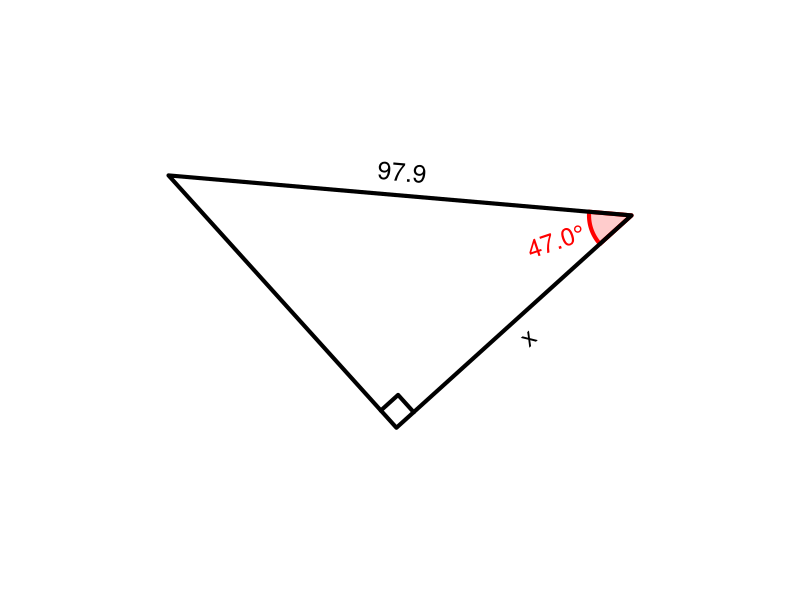

This chart was generated by the following R code:
## ---- chunk 1
qt = 4 #sample(1:12,1)
cex = 1.5
lwd = 4
# al,ol,hl,th
while(T){
    deg = runif(1,15,79)
    th = deg/180*pi
    hl = runif(1,10,100)
    ol = hl*sin(th)
    al = hl*cos(th)
    if(ol>11 && al>11 && hl<99){break}
}
if(qt==1){ #ol=hl*sin(th)
    hyp = signif(hl,3)
    ang = signif(deg,3)
    labs = c("","x",sprintf("%.1f",hyp),sprintf("%.1f°",ang)) #a,o,h,t
    ans = signif(hyp*sin(ang/180*pi),3)
    ansstr = sprintf("%.1f",ans)
    atag = paste0("$$\\sin(",ang,")=\\frac{x}{",hyp,"}$$\n$$x=",hyp,"\\cdot\\sin(",ang,")$$\n\n $$x=",ans,"$$")
}
if(qt==2){ #hl=ol/sin(th)
    opp = signif(ol,3)
    ang = signif(deg,3)
    labs = c("",sprintf("%.1f",opp),"x",sprintf("%.1f°",ang)) #a,o,h,t
    ans = signif(opp/sin(ang/180*pi),3)
    ansstr = sprintf("%.1f",ans)
    atag = paste0("$$\\sin(",ang,")=\\frac{",opp,"}{x}$$\n$$x=\\frac{",opp,"}{\\sin(",ang,")}$$\n\n $$x=",ans,"$$")
}
if(qt==3){ #th=asin(ol/hl)
    opp = signif(ol,3)
    hyp = signif(hl,3)
    labs = c("",sprintf("%.1f",opp),sprintf("%.1f",hyp),"x°") #a,o,h,t
    ans = signif(asin(opp/hyp)/pi*180,3)
    ansstr = sprintf("%.1f",ans)
    atag = paste0("$$\\sin(x)=\\frac{",opp,"}{",hyp,"}$$\n$$x=\\arcsin\\left(\\frac{",opp,"}{",hyp,"}\\right)$$\n\n $$x=",ans,"$$")
}
if(qt==4){ #al=hl*cos(th)
    hyp = signif(hl,3)
    ang = signif(deg,3)
    labs = c("x","",sprintf("%.1f",hyp),sprintf("%.1f°",ang)) #a,o,h,t
    ans = signif(hyp*cos(ang/180*pi),3)
    ansstr = sprintf("%.1f",ans)
    atag = paste0("$$\\cos(",ang,")=\\frac{x}{",hyp,"}$$\n$$x=",hyp,"\\cdot\\cos(",ang,")$$\n\n $$x=",ans,"$$")
}
if(qt==5){ #hl=al/cos(th)
    adj = signif(al,3)
    ang = signif(deg,3)
    labs = c(sprintf("%.1f",adj),"","x",sprintf("%.1f°",ang)) #a,o,h,t
    ans = signif(adj/cos(ang/180*pi),3)
    ansstr = sprintf("%.1f",ans)
    atag = paste0("$$\\cos(",ang,")=\\frac{",adj,"}{x}$$\n$$x=\\frac{",adj,"}{\\cos(",ang,")}$$\n\n $$x=",ans,"$$")
}
if(qt==6){ #th=acos(al/hl)
    adj = signif(al,3)
    hyp = signif(hl,3)
    labs = c(sprintf("%.1f",adj),"",sprintf("%.1f",hyp),"x°") #a,o,h,t
    ans = signif(acos(adj/hyp)/pi*180,3)
    ansstr = sprintf("%.1f",ans)
    atag = paste0("$$\\cos(x)=\\frac{",adj,"}{",hyp,"}$$\n$$x=\\arccos\\left(\\frac{",adj,"}{",hyp,"}\\right)$$\n\n $$x=",ans,"$$")
}
if(qt==7){ #ol=al*tan(th)
    adj = signif(al,3)
    ang = signif(deg,3)
    labs = c(sprintf("%.1f",adj),"x","",sprintf("%.1f°",ang)) #a,o,h,t
    ans = signif(adj*tan(ang/180*pi),3)
    ansstr = sprintf("%.1f",ans)
    atag = paste0("$$\\tan(",ang,")=\\frac{x}{",adj,"}$$\n$$x=",adj,"\\cdot\\tan(",ang,")$$\n\n $$x=",ans,"$$")
}
if(qt==8){ #al=ol/tan(th)
    opp = signif(ol,3)
    ang = signif(deg,3)
    labs = c("x",sprintf("%.1f",opp),"",sprintf("%.1f°",ang)) #a,o,h,t
    ans = signif(opp/tan(ang/180*pi),3)
    ansstr = sprintf("%.1f",ans)
    atag = paste0("$$\\tan(",ang,")=\\frac{",opp,"}{x}$$\n$$x=\\frac{",opp,"}{\\tan(",ang,")}$$\n\n $$x=",ans,"$$")
}
if(qt==9){ #th=atan(ol/al)
    opp = signif(ol,3)
    adj = signif(al,3)
    labs = c(sprintf("%.1f",adj),sprintf("%.1f",opp),"","x°") #a,o,h,t
    ans = signif(atan(opp/adj)/pi*180,3)
    ansstr = sprintf("%.1f",ans)
    atag = paste0("$$\\tan(x)=\\frac{",opp,"}{",adj,"}$$\n$$x=\\arctan\\left(\\frac{",opp,"}{",adj,"}\\right)$$\n\n $$x=",ans,"$$")
}
if(qt==10){
    opp = signif(ol,3)
    adj = signif(al,3)
    labs = c(sprintf("%.1f",adj),sprintf("%.1f",opp),"x","") #a,o,h,t
    ansstr = sprintf("%.1f",signif(sqrt(opp^2+adj^2),3))
    ans = signif(sqrt(opp^2+adj^2),3)
    atag = paste0("$$",opp,"^2+",adj,"^2=x^2$$\n$$x=\\sqrt{",opp^2,"+",adj^2,"}$$\n\n $$x=",ans,"$$")
}
if(qt==11){
    opp = signif(ol,3)
    hyp = signif(hl,3)
    labs = c("x",sprintf("%.1f",opp),sprintf("%.1f",hyp),"") #a,o,h,t
    ansstr = sprintf("%.1f",signif(sqrt(hyp^2-opp^2),3))
    ans = signif(sqrt(hyp^2-opp^2),3)
    atag = paste0("$$",opp,"^2+x^2=",hyp,"^2$$\n$$x=\\sqrt{",hyp^2,"-",opp^2,"}$$\n\n $$x=",ans,"$$")
}
if(qt==12){
    adj = signif(al,3)
    hyp = signif(hl,3)
    labs = c(sprintf("%.1f",adj),"x",sprintf("%.1f",hyp),"") #a,o,h,t
    ansstr = sprintf("%.1f",signif(sqrt(hyp^2-adj^2),3))
    ans = signif(sqrt(hyp^2-adj^2),3)
    atag = paste0("$$x^2+",adj,"^2=",hyp,"^2$$\n$$x=\\sqrt{",hyp^2,"-",adj^2,"}$$\n\n $$x=",ans,"$$")
}
hstr = labs[3]
astr = labs[1]
ostr = labs[2]
angstr = labs[4]


## ---- chunk 2
par(mar=c(0,0,0,0),pty="s")
refl = sample(c(T,F),1)
bmp = 0.05
xs = c(0,cos(th),cos(th))
ys = c(0,0,sin(th))
xlo = cos(th)+bmp
ylo = sin(th)/2
srto = 90
xla = cos(th)/2
yla = -bmp
srta = 0
xlh = cos(th)/2+bmp*cos(th+pi/2)
ylh = sin(th)/2+bmp*sin(th+pi/2)
srth = th/pi*180
xang = 1.5*bmp*cos(seq(0,th,pi/360))/th
yang = 1.5*bmp*sin(seq(0,th,pi/360))/th
xlang = 1.5*bmp*cos(th/2)/th+bmp/3*cos(th/2)
ylang = 1.5*bmp*sin(th/2)/th+bmp/3*sin(th/2)
srtang = th/2/pi*180
xsq = c(cos(th)-bmp,cos(th)-bmp,cos(th))
ysq = c(0,bmp,bmp)
if(refl){
    xs = -xs
    xlo = -xlo
    srto = -90
    xla = -xla
    srta = 0
    xlh = -xlh
    srth = -th/pi*180
    xang = -xang
    xlang = -xlang
    srtang = -th/2/pi*180
    xsq = -xsq
}
rotang = runif(1,0,2*pi)
xs2 = xs*cos(rotang)-ys*sin(rotang)
ys2 = xs*sin(rotang)+ys*cos(rotang)
xlo2 = xlo*cos(rotang)-ylo*sin(rotang)
ylo2 = xlo*sin(rotang)+ylo*cos(rotang)
srto2 = (srto+rotang/pi*180+90)%%180-90
xla2 = xla*cos(rotang)-yla*sin(rotang)
yla2 = xla*sin(rotang)+yla*cos(rotang)
srta2 = (srta+rotang/pi*180+90)%%180-90
xlh2 = xlh*cos(rotang)-ylh*sin(rotang)
ylh2 = xlh*sin(rotang)+ylh*cos(rotang)
srth2 = (srth+rotang/pi*180+90)%%180-90
srtang2 = (srtang+rotang/pi*180+90)%%180-90
xang2 = xang*cos(rotang)-yang*sin(rotang)
yang2 = xang*sin(rotang)+yang*cos(rotang)
xlang2 = xlang*cos(rotang)-ylang*sin(rotang)
ylang2 = xlang*sin(rotang)+ylang*cos(rotang)
xsq2 = xsq*cos(rotang)-ysq*sin(rotang)
ysq2 = xsq*sin(rotang)+ysq*cos(rotang)
xxx = c(xs2,xlo2,xla2,xlh2,xlang2)
yyy = c(ys2,ylo2,yla2,ylh2,ylang2)
widx = (max(xxx)-min(xxx))/2
widy = (max(yyy)-min(yyy))/2
midx = (max(xxx)+min(xxx))/2
midy = (max(yyy)+min(yyy))/2
wid = max(c(widx,widy))
plot(0,0,"n",xlim=c(midx-wid*1.2,midx+wid*1.2),ylim=c(midy-wid*1.2,midy+wid*1.2),axes=F,ann=F)
angadj = (xlang2<0)*1
if(angstr!=""){
    polygon(c(0,xang2),c(0,yang2),border="red",col=rgb(1,0,0,0.2),lwd=lwd)
    text(xlang2,ylang2,angstr,srt=srtang2,col="red",cex=cex,adj=angadj)
}
polygon(xs2,ys2,lwd=lwd)
lines(xsq2,ysq2,lwd=lwd)
text(xlo2,ylo2,ostr,srt=srto2,cex=cex)
text(xla2,yla2,astr,srt=srta2,cex=cex)
text(xlh2,ylh2,hstr,srt=srth2,cex=cex)
# alist = paste0(alist,ansstr,"\n",collapse="")
